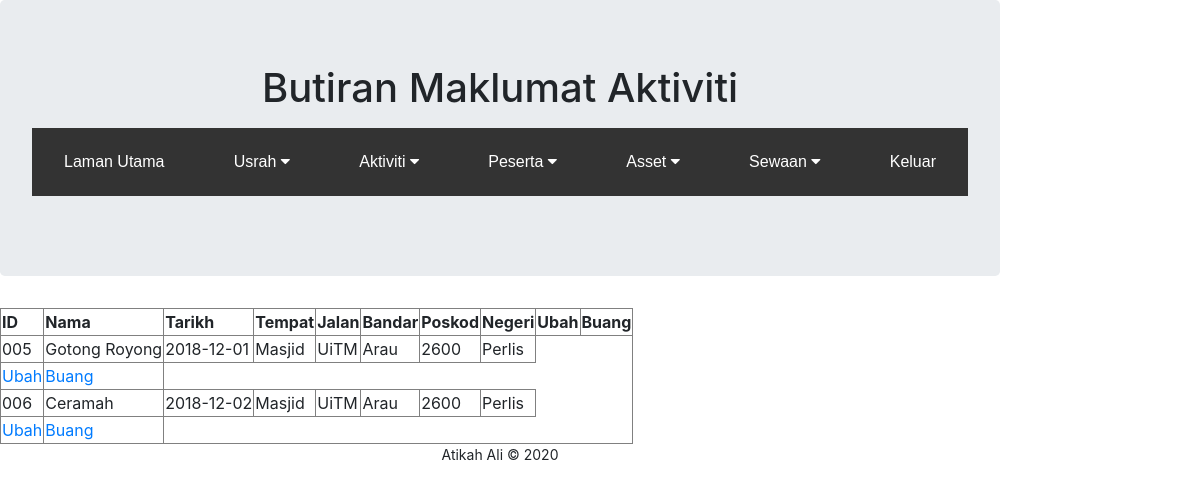
Screenshot of /activity_view.php with the database file from the repository.
### tables this page shows
CREATE TABLE `activity` (
  `id` varchar(50) NOT NULL,
  `name` varchar(50) NOT NULL,
  `date` varchar(50) NOT NULL,
  `place` varchar(50) NOT NULL,
  `street` varchar(50) NOT NULL,
  `city` varchar(50) NOT NULL,
  `postcode` int(50) NOT NULL,
  `state` varchar(50) NOT NULL
);

### activity_view.php (the view, shortened to what this page needs)
<!DOCTYPE html>
<html>
<head>
	<link rel="stylesheet" type="text/css" href="https://maxcdn.bootstrapcdn.com/bootstrap/4.0.0/css/bootstrap.min.css">
</head>
<body>
	<div class="jumbotron">
		<center><h1>Butiran Maklumat Aktiviti</h1></center>
		<p><?php include ("dropdown.php");?></p>
	</div>
<?php
	$servername = "localhost";
	$dbusername = "root";
	$dbpassword = "";
	$dbname = "wadah1";
	$conn = mysqli_connect($servername, $dbusername, $dbpassword, $dbname)
		or die("Connection failed: " . mysqli_connect_error());
	if ($conn)
	{
		$sql = "SELECT id, name, date, place, street, city, postcode, state FROM activity";
		$result = mysqli_query($conn, $sql);
		if (mysqli_num_rows($result) > 0) {
		echo "<table border = '1'>";
		echo "<tr><th>ID</th><th>Nama</th><th>Tarikh</th><th>Tempat</th><th>Jalan</th><th>Bandar</th><th>Poskod</th><th>Negeri</th><th>Ubah</th><th>Buang</th></tr>";
			while($row = mysqli_fetch_assoc($result))
			{
				echo "<tr><td>" . $row["id"]. "</td>";
				echo "<td>" . $row["name"] . "</td>";
				echo "<td>". $row["date"] . "</td>";
				echo "<td>". $row["place"] . "</td>";
				echo "<td>". $row["street"] . "</td>";
				echo "<td>". $row["city"] . "</td>";
				echo "<td>". $row["postcode"] . "</td>";
				echo "<td>".  $row["state"] . "</td></tr>";
				echo "<td><a href = 'activity_edit.php?id=" . $row["id"]."'>Ubah</a></td>";
				echo "<td><a href = 'activity_delete.php?id=" . $row["id"]."'>Buang</a></td>";
			}
				echo "</table>";
		} else {
			echo "no data found";
		}
	}
?>
	<div class="footer">
		Atikah Ali &copy; <?php print date("Y");?>
	</div>
</body>
</html>

### activity_view.php (style rules this page uses)
.footer { font-size: 14px; text-align: center; }
body { background-repeat: no-repeat; background-position: right top; margin-right: 200px; background-attachment: fixed; }

### rows the page displays
activity: id "005", name "Gotong Royong", date "2018-12-01", place "Masjid", street "UiTM", city "Arau", postcode "2600", state "Perlis"
activity: id "006", name "Ceramah", date "2018-12-02", place "Masjid", street "UiTM", city "Arau", postcode "2600", state "Perlis"
